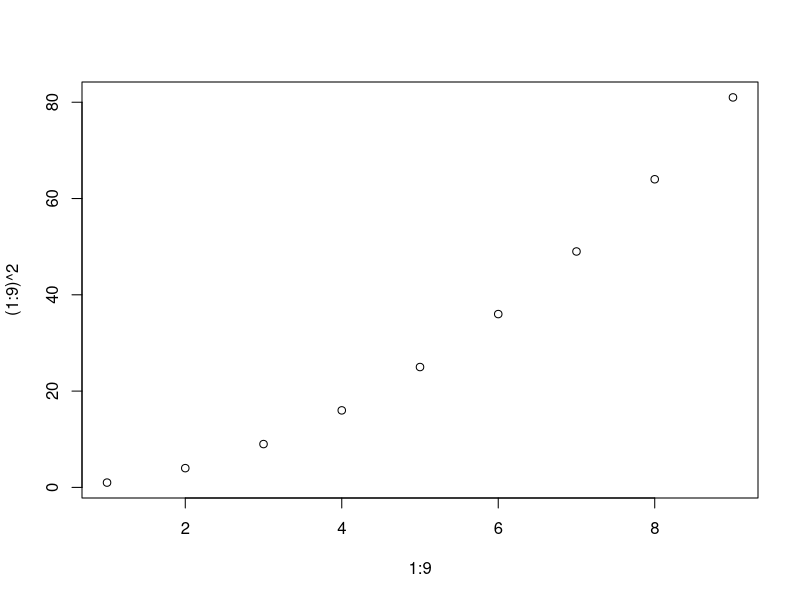

R code for this plot:
## ---- chunk 1
knitr::kable(head(mtcars), caption = "Test", booktabs = TRUE)
## ---- chunk 2
plot(1:9, (1:9)^2)
